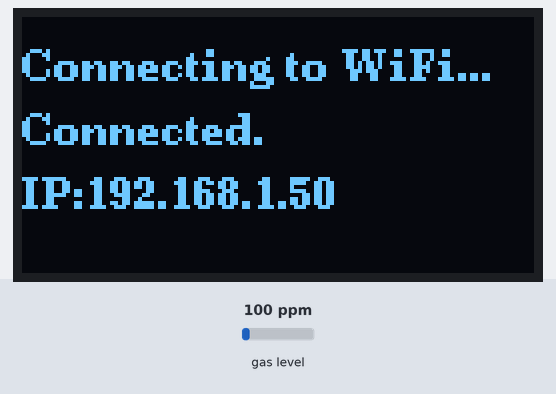
The sketch below on a simulated ESP32. Shown: 128×64 one-colour display. Inputs (shaded band) come from the test bench; at power-on: gas level 100 ppm. WiFi joins after 1.5 s; servers stay silent unless stated; what the sketch prints to the serial monitor is not drawn.

Above: at 1.6 s.
At 3.7 s:
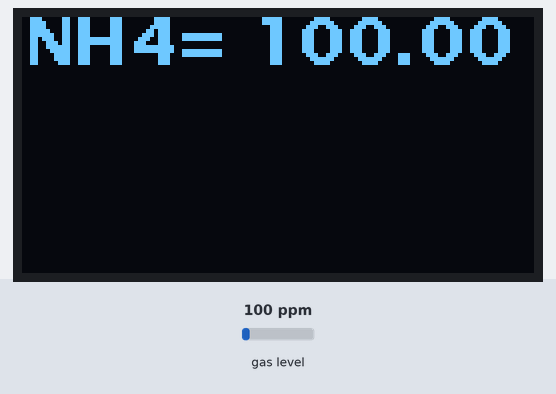
3.8 s: gas level set to 20 ppm
At 9.0 s:
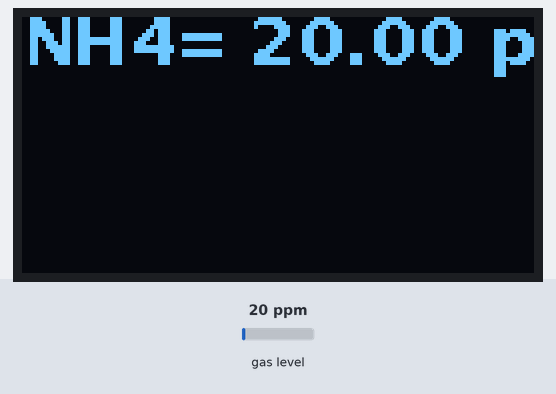
9.4 s: gas level set to 250 ppm
At 13.8 s:
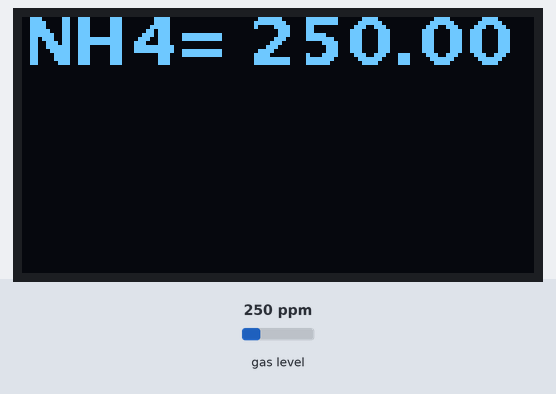
15.0 s: gas level set to 500 ppm
At 18.5 s:
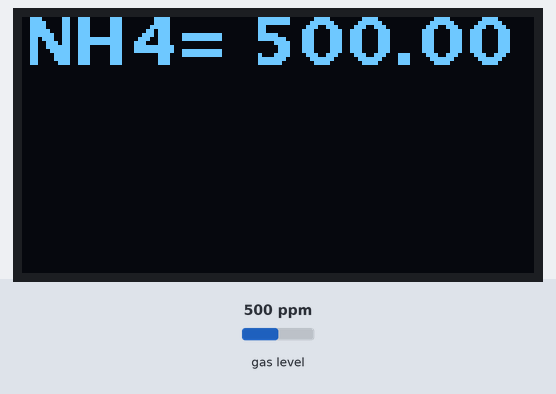
Timing chart, 0 to 20.0 s (numbered marks = the images above; inputs shaded):
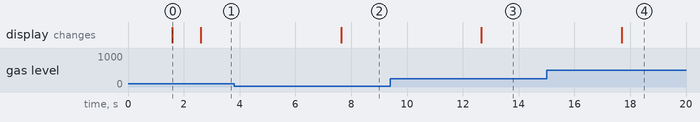

The sketch:

Hu-Shih_ESP32_WiFi_SSD1306_MQ-135.ino
```cpp
/*
   Using  ESP32 + SSD1306 + MQ-135
   Detect NH4
   Data: 39
   VCC : 3.3V only
   Note: AO need Voltage divider rule
*/

#include <WiFi.h>
#include <MQUnifiedsensor.h>
#include <Arduino.h>
#include <U8g2lib.h>

//Definitions
#define placa "ESP32"
#define Voltage_Resolution 3.3
#define pin 39 //Analog input 0 of your arduino
#define type "MQ-135" //MQ135
#define ADC_Bit_Resolution 12
#define RatioMQ135CleanAir 3.6 //RS / R0 = 27.5 ppm

const char* ssid = "";
const char* password = "";

// ESP32 SCL=22 SDA=21
U8G2_SSD1306_128X64_NONAME_F_HW_I2C u8g2(U8G2_R0, /* reset=*/ U8X8_PIN_NONE);

//Declare Sensor
MQUnifiedsensor MQ135(placa, Voltage_Resolution, ADC_Bit_Resolution, pin, type);

void setup() {
  Serial.begin(115200);
  u8g2.begin();
  u8g2.enableUTF8Print();
  u8g2.setFont(u8g2_font_ncenB08_tr);
  u8g2.clearBuffer();
  u8g2.drawStr(0, 16, "Connecting to WiFi...");
  u8g2.sendBuffer();
  WiFi.begin(ssid, password);
  while (WiFi.status() != WL_CONNECTED) {
    delay(500);
    Serial.print(F("."));
  }
  u8g2.drawStr(0, 32, "Connected.");
  u8g2.setCursor(0, 48);
  u8g2.print(F("IP:"));
  u8g2.print(WiFi.localIP());
  u8g2.sendBuffer();
  delay(1000);

  MQ135.setRegressionMethod(1);
  MQ135.setA(102.2); MQ135.setB(-2.473);
  MQ135.setRL(1);
  MQ135.init();

  //-------校正--------
  Serial.print(F("Calibrating please wait."));
  float calcR0 = 0;
  for (int i = 1; i <= 10; i ++)
  {
    MQ135.update(); // Update data, the arduino will be read the voltage on the analog pin
    calcR0 += MQ135.calibrate(RatioMQ135CleanAir);
    Serial.print(F("."));
  }
  MQ135.setR0(calcR0 / 10);
  Serial.println();
  Serial.println(F("MQ-135  done!."));

  if (isinf(calcR0)) {
    Serial.println(F("Warning: Conection issue founded, R0 is infite (Open circuit detected) please check your wiring and supply"));
    while (1);
  }
  if (calcR0 == 0) {
    Serial.println(F("Warning: Conection issue founded, R0 is zero (Analog pin with short circuit to ground) please check your wiring and supply"));
    while (1);
  }
  //-------校正--------
}

void loop() {
  MQ135.update(); // Update data, the arduino will be read the voltage on the analog pin
  float NH4ppm = MQ135.readSensor(); // Sensor will read PPM concentration using the model and a and b values setted before or in the setup
  Serial.print(F("NH4= "));
  Serial.print(NH4ppm);
  Serial.println(F("ppm"));

  u8g2.clearBuffer();
  u8g2.setFont(u8g2_font_luBS12_te);
  u8g2.setCursor(0, 12);
  u8g2.print(F("NH4= "));
  u8g2.print(NH4ppm);
  u8g2.println(F(" ppm"));
  u8g2.sendBuffer();

  delay(5000); //Sampling frequency

}
```

Measured:
- after the input at 3.8 s, the display: changes after 3.8 s (image 2)
- after the input at 9.4 s, the display: changes after 3.3 s (image 3)
- after the input at 15.0 s, the display: changes after 2.7 s (image 4)
- what the display in image 0 shows lasts 1.0 s, from 1.6 s to 2.6 s
